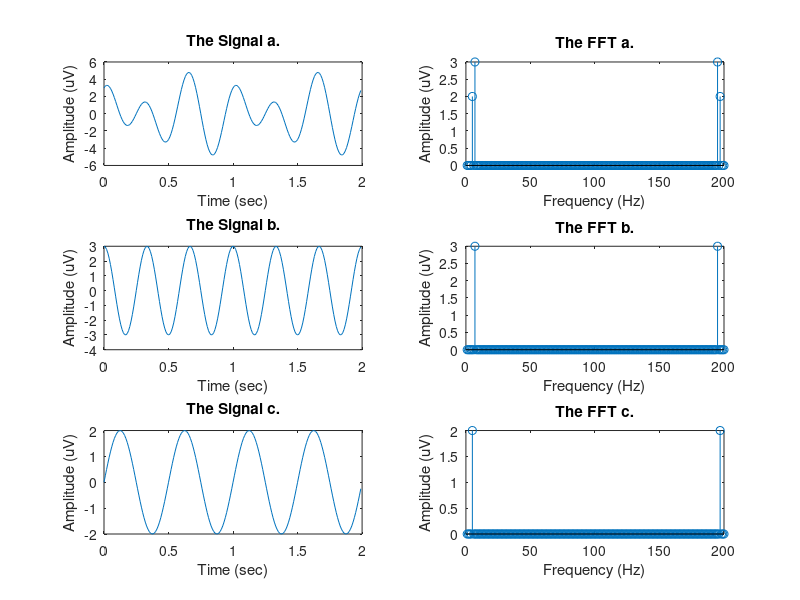

Recreate this plot in MATLAB.
%% quesstion 3
% a.
N = 2; Fs = 100; t = 0:(1/Fs):N-(1/Fs);
x = 2*sin(2*pi*t*2)+3*cos(2*pi*t*3);
figure(1);subplot(3,2,1);plot(t,x);
subplot(3,2,1);plot(t,x); title('The Signal a.'); ylabel('Amplitude (uV)'); xlabel('Time (sec)'); 
X = fft(x)/(length(x)/2); subplot(3,2,2);stem(abs(X)); title('The FFT a.'); xlabel('Frequency (Hz)'); ylabel('Amplitude (uV)'); 

% b.
f_remove = 2;
f_index = [f_remove*N+1,length(x)-(f_remove*N)+1];
X_new = X; X_new(f_index) = 0;
subplot(3,2,4); stem(abs(X_new)); title('The FFT b.'); xlabel('Frequency (Hz)'); ylabel('Amplitude (uV)');
x_new = ifft(X_new)*(length(x)/2);
subplot(3,2,3);plot(t,x_new); title('The Signal b.'); ylabel('Amplitude (uV)'); xlabel('Time (sec)');
% c.
f_remove = 3;
f_index = [f_remove*N+1,length(x)-(f_remove*N)+1];
X_new = X; X_new(f_index) = 0;
subplot(3,2,6); stem(abs(X_new)); title('The FFT c.'); xlabel('Frequency (Hz)'); ylabel('Amplitude (uV)');
x_new = ifft(X_new)*(length(x)/2);
subplot(3,2,5);plot(t,x_new); title('The Signal c.'); ylabel('Amplitude (uV)'); xlabel('Time (sec)');

